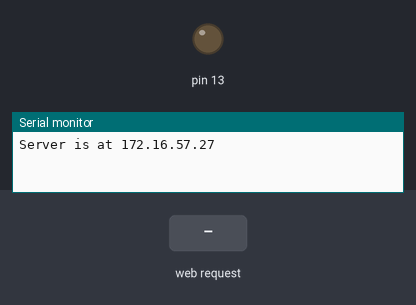
Recording of a sketch running on a simulated Arduino Uno, built for the host (arithmetic inside an expression is 32-bit, double 64-bit). On the bench: output pins drawn as LEDs (lit = HIGH), the last lines printed to the serial monitor. The inputs (shaded band) are chosen by the test bench. WiFi joins after 1.5 s; servers stay silent unless stated.

Above: at 1.2 s.
1.3 s: HTTP request GET /LED=ON received
At 2.5 s:
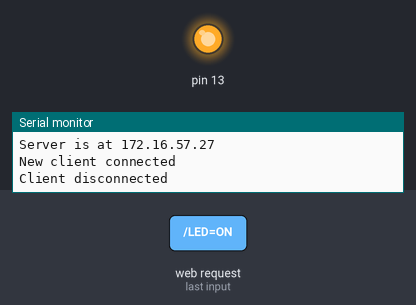
2.8 s: HTTP request GET /LED=OFF received
At 3.6 s:
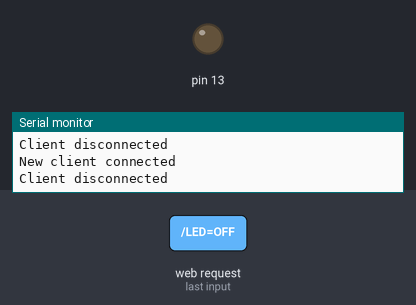
Timing chart, 0 to 5.8 s (numbered marks = the images above; inputs shaded):
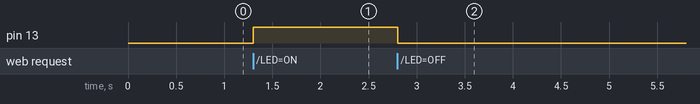

The sketch:

etherenetproject.ino
```cpp
#include <SPI.h>
#include <Ethernet.h>

// MAC address for your Ethernet shield (you can generate one online if needed)
byte mac[] = { 0xDE, 0xAD, 0xBE, 0xEF, 0xFE, 0xED };

// IP address for the Arduino (make sure it's within your network's range)
IPAddress ip(172, 16, 57, 27);

// Create an Ethernet server on port 80
EthernetServer server(80);

// Variable to store the state of the LED
int ledState = LOW;

void setup() {
  // Initialize pin 13 (built-in LED) as output
  pinMode(13, OUTPUT);

  // Start the Ethernet connection and the server
  Ethernet.begin(mac, ip);
  server.begin();

  Serial.begin(9600);  // For debugging
  Serial.print("Server is at ");
  Serial.println(Ethernet.localIP());
}

void loop() {
  // Listen for incoming clients
  EthernetClient client = server.available();

  if (client) {
    Serial.println("New client connected");
    boolean currentLineIsBlank = true;
    String request = "";

    // Read the HTTP request from the client
    while (client.connected()) {
      if (client.available()) {
        char c = client.read();
        request += c;

        // If we've reached the end of the request (a blank line), process it
        if (c == '\n' && currentLineIsBlank) {
          // Check what the client requested (on or off)
          if (request.indexOf("GET /LED=ON") != -1) {
            ledState = HIGH;  // Turn the LED on
          }
          else if (request.indexOf("GET /LED=OFF") != -1) {
            ledState = LOW;   // Turn the LED off
          }
          digitalWrite(13, ledState);  // Update LED based on request

          // Send an HTTP response back to the client
          client.println("HTTP/1.1 200 OK");
          client.println("Content-Type: text/html");
          client.println();
          client.println("<html>");
          client.println("<head><title>Arduino LED Control</title></head>");
          client.println("<body>");
          client.println("<h1>Control LED from Web Server</h1>");
          client.println("<p><a href=\"/LED=ON\">Turn LED ON</a></p>");
          client.println("<p><a href=\"/LED=OFF\">Turn LED OFF</a></p>");
          client.println("</body>");
          client.println("</html>");

          // Break out of the loop
          break;
        }

        // Keep track of blank lines to detect the end of the request
        if (c == '\n') {
          currentLineIsBlank = true;
        }
        else if (c != '\r') {
          currentLineIsBlank = false;
        }
      }
    }

    // Close the connection after sending the response
    client.stop();
    Serial.println("Client disconnected");
  }
}
```

Measured:
- after the input at 1.3 s, pin 13: LOW → HIGH at once
- after the input at 2.8 s, pin 13: HIGH → LOW at once
